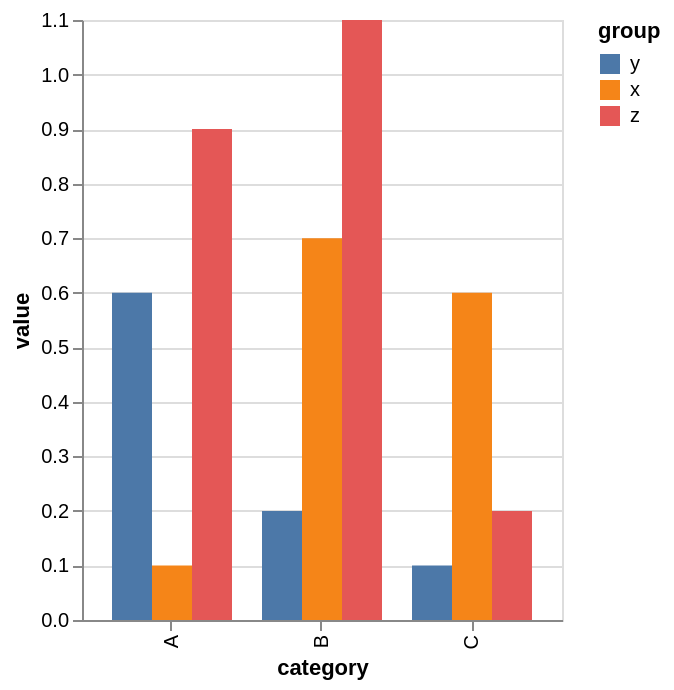

Vega-Lite specification stored for this chart:
### Vega specification from a JSON file in a GitHub repository (floating-point values rounded to 4 significant figures)
{"$schema": "https://vega.github.io/schema/vega/v6.json", "background": "white", "padding": 5, "height": 300, "style": "cell", "data": [{"name": "source_0", "values": [{"category": "A", "group": "x", "value": 0.1}, {"category": "A", "group": "y", "value": 0.6}, {"category": "A", "group": "z", "value": 0.9}, {"category": "B", "group": "x", "value": 0.7}, {"category": "B", "group": "y", "value": 0.2}, {"category": "B", "group": "z", "value": 1.1}, {"category": "C", "group": "x", "value": 0.6}, {"category": "C", "group": "y", "value": 0.1}, {"category": "C", "group": "z", "value": 0.2}]}, {"name": "data_0", "source": "source_0", "transform": [{"type": "formula", "expr": "(indexof([\"y\",\"x\",\"z\"], datum[\"group\"]) + 1 || 4) - 1", "as": "xOffset_group_sort_index"}]}, {"name": "data_1", "source": "data_0", "transform": [{"type": "stack", "groupby": ["category", "group"], "field": "value", "sort": {"field": [], "order": []}, "as": ["value_start", "value_end"], "offset": "zero"}, {"type": "filter", "expr": "isValid(datum[\"value\"]) && isFinite(+datum[\"value\"])"}]}], "signals": [{"name": "x_step", "update": "20 * bandspace(domain('xOffset').length, 0, 0) / (1-0.2)"}, {"name": "width", "update": "bandspace(domain('x').length, 0.2, 0.2) * x_step"}], "marks": [{"name": "marks", "type": "rect", "style": ["bar"], "from": {"data": "data_1"}, "encode": {"update": {"fill": {"scale": "fill", "field": "group"}, "ariaRoleDescription": {"value": "bar"}, "description": {"signal": "\"category: \" + (isValid(datum[\"category\"]) ? isArray(datum[\"category\"]) ? join(datum[\"category\"], ' ') : datum[\"category\"] : \"\"+datum[\"category\"]) + \"; value: \" + (format(datum[\"value\"], \"\")) + \"; group: \" + (isValid(datum[\"group\"]) ? isArray(datum[\"group\"]) ? join(datum[\"group\"], ' ') : datum[\"group\"] : \"\"+datum[\"group\"])"}, "x": {"scale": "x", "field": "category", "offset": {"scale": "xOffset", "field": "group"}}, "width": {"signal": "max(0.25, bandwidth('xOffset'))"}, "y": {"scale": "y", "field": "value_end"}, "y2": {"scale": "y", "field": "value_start"}}}}], "scales": [{"name": "x", "type": "band", "domain": {"data": "data_1", "field": "category", "sort": true}, "range": {"step": {"signal": "x_step"}}, "paddingInner": 0.2, "paddingOuter": 0.2}, {"name": "y", "type": "linear", "domain": {"data": "data_1", "fields": ["value_start", "value_end"]}, "range": [{"signal": "height"}, 0], "nice": true, "zero": true}, {"name": "xOffset", "type": "band", "domain": {"data": "data_0", "field": "group", "sort": {"op": "min", "field": "xOffset_group_sort_index"}}, "range": {"step": 20}}, {"name": "fill", "type": "ordinal", "domain": ["y", "x", "z"], "range": "category"}], "axes": [{"scale": "y", "orient": "left", "gridScale": "x", "grid": true, "tickCount": {"signal": "ceil(height/40)"}, "domain": false, "labels": false, "aria": false, "maxExtent": 0, "minExtent": 0, "ticks": false, "zindex": 0}, {"scale": "x", "orient": "bottom", "grid": false, "title": "category", "labelAlign": "right", "labelAngle": 270, "labelBaseline": "middle", "zindex": 0}, {"scale": "y", "orient": "left", "grid": false, "title": "value", "labelOverlap": true, "tickCount": {"signal": "ceil(height/40)"}, "zindex": 0}], "legends": [{"fill": "fill", "symbolType": "square", "title": "group"}]}
